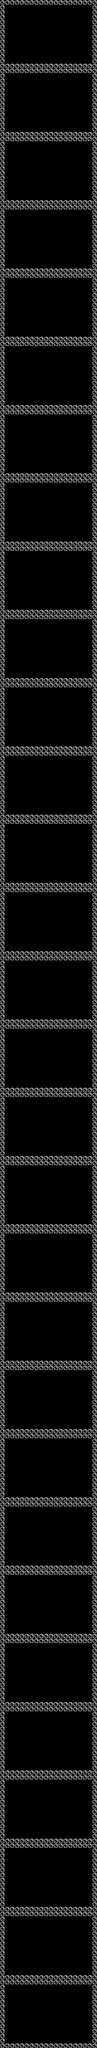

A level layout from a 2D game, rendered from its tile map. Below: a short description, then the map file with tile-grid data replaced by summaries:
An orthogonal 20x420 tile map with 16x16 px tiles, 1 tile layer (map_layer), 2 tilesets and 65 objects.

<map version="1.10" tiledversion="1.11.2" orientation="orthogonal" renderorder="right-down" width="20" height="420" tilewidth="16" tileheight="16" infinite="0" nextlayerid="3" nextobjectid="79">
 <tileset firstgid="1" source="ceres_tiles.tsx" />
 <tileset firstgid="3" source="enemy_markers.tsx" />
 <layer id="1" name="map_layer" width="20" height="420">
  <data>[8400 cells, 1920 non-empty, 1 distinct tile ids]</data>
 </layer>
 <objectgroup id="2" name="enemy_layer">
  <object id="1" gid="5" x="-31" y="6313" width="24" height="24">
   <properties>
    <property name="damage" type="int" value="1" />
    <property name="enemy_type" type="int" value="0" />
    <property name="exportPosition" type="bool" value="true" />
    <property name="speed" type="float" value="3" />
   </properties>
  </object>
  <object id="2" gid="5" x="328.333" y="6313" width="24" height="24">
   <properties>
    <property name="damage" type="int" value="1" />
    <property name="enemy_type" type="int" value="0" />
    <property name="exportPosition" type="bool" value="true" />
    <property name="speed" type="float" value="3" />
   </properties>
  </object>
  <object id="3" gid="5" x="-31.1665" y="6088.5" width="24" height="24">
   <properties>
    <property name="damage" type="int" value="1" />
    <property name="enemy_type" type="int" value="0" />
    <property name="exportPosition" type="bool" value="true" />
    <property name="speed" type="float" value="3" />
   </properties>
  </object>
  <object id="4" gid="5" x="328.167" y="6088.5" width="24" height="24">
   <properties>
    <property name="damage" type="int" value="1" />
    <property name="enemy_type" type="int" value="0" />
    <property name="exportPosition" type="bool" value="true" />
    <property name="speed" type="float" value="3" />
   </properties>
  </object>
  <object id="5" gid="5" x="-31.1665" y="5864.5" width="24" height="24">
   <properties>
    <property name="damage" type="int" value="1" />
    <property name="enemy_type" type="int" value="0" />
    <property name="exportPosition" type="bool" value="true" />
    <property name="speed" type="float" value="3" />
   </properties>
  </object>
  <object id="6" gid="5" x="328.167" y="5864.5" width="24" height="24">
   <properties>
    <property name="damage" type="int" value="1" />
    <property name="enemy_type" type="int" value="0" />
    <property name="exportPosition" type="bool" value="true" />
    <property name="speed" type="float" value="3" />
   </properties>
  </object>
  <object id="7" gid="5" x="-31.1665" y="5640.5" width="24" height="24">
   <properties>
    <property name="damage" type="int" value="1" />
    <property name="enemy_type" type="int" value="0" />
    <property name="exportPosition" type="bool" value="true" />
    <property name="speed" type="float" value="3" />
   </properties>
  </object>
  <object id="8" gid="5" x="328.167" y="5640.5" width="24" height="24">
   <properties>
    <property name="damage" type="int" value="1" />
    <property name="enemy_type" type="int" value="0" />
    <property name="exportPosition" type="bool" value="true" />
    <property name="speed" type="float" value="3" />
   </properties>
  </object>
  <object id="9" gid="5" x="-31.1665" y="5416.5" width="24" height="24">
   <properties>
    <property name="damage" type="int" value="1" />
    <property name="enemy_type" type="int" value="0" />
    <property name="exportPosition" type="bool" value="true" />
    <property name="speed" type="float" value="3" />
   </properties>
  </object>
  <object id="10" gid="5" x="328.167" y="5416.5" width="24" height="24">
   <properties>
    <property name="damage" type="int" value="1" />
    <property name="enemy_type" type="int" value="0" />
    <property name="exportPosition" type="bool" value="true" />
    <property name="speed" type="float" value="3" />
   </properties>
  </object>
  <object id="11" gid="5" x="-31.1665" y="5193" width="24" height="24">
   <properties>
    <property name="damage" type="int" value="1" />
    <property name="enemy_type" type="int" value="0" />
    <property name="exportPosition" type="bool" value="true" />
    <property name="speed" type="float" value="3" />
   </properties>
  </object>
  <object id="12" gid="5" x="328.167" y="5193" width="24" height="24">
   <properties>
    <property name="damage" type="int" value="1" />
    <property name="enemy_type" type="int" value="0" />
    <property name="exportPosition" type="bool" value="true" />
    <property name="speed" type="float" value="3" />
   </properties>
  </object>
  <object id="13" gid="5" x="-31.667" y="4984" width="24" height="24">
   <properties>
    <property name="damage" type="int" value="1" />
    <property name="enemy_type" type="int" value="0" />
    <property name="exportPosition" type="bool" value="true" />
    <property name="speed" type="float" value="3" />
   </properties>
  </object>
  <object id="14" gid="5" x="327.667" y="4984" width="24" height="24">
   <properties>
    <property name="damage" type="int" value="1" />
    <property name="enemy_type" type="int" value="0" />
    <property name="exportPosition" type="bool" value="true" />
    <property name="speed" type="float" value="3" />
   </properties>
  </object>
  <object id="15" gid="5" x="-31.667" y="4745" width="24" height="24">
   <properties>
    <property name="damage" type="int" value="1" />
    <property name="enemy_type" type="int" value="0" />
    <property name="exportPosition" type="bool" value="true" />
    <property name="speed" type="float" value="3" />
   </properties>
  </object>
  <object id="16" gid="5" x="327.667" y="4745" width="24" height="24">
   <properties>
    <property name="damage" type="int" value="1" />
    <property name="enemy_type" type="int" value="0" />
    <property name="exportPosition" type="bool" value="true" />
    <property name="speed" type="float" value="3" />
   </properties>
  </object>
  <object id="17" gid="5" x="-31.667" y="4520" width="24" height="24">
   <properties>
    <property name="damage" type="int" value="1" />
    <property name="enemy_type" type="int" value="0" />
    <property name="exportPosition" type="bool" value="true" />
    <property name="speed" type="float" value="3" />
   </properties>
  </object>
  <object id="18" gid="5" x="327.667" y="4520" width="24" height="24">
   <properties>
    <property name="damage" type="int" value="1" />
    <property name="enemy_type" type="int" value="0" />
    <property name="exportPosition" type="bool" value="true" />
    <property name="speed" type="float" value="3" />
   </properties>
  </object>
  <object id="19" gid="5" x="-31.167" y="4295" width="24" height="24">
   <properties>
    <property name="damage" type="int" value="1" />
    <property name="enemy_type" type="int" value="0" />
    <property name="exportPosition" type="bool" value="true" />
    <property name="speed" type="float" value="3" />
   </properties>
  </object>
  <object id="20" gid="5" x="328.167" y="4295" width="24" height="24">
   <properties>
    <property name="damage" type="int" value="1" />
    <property name="enemy_type" type="int" value="0" />
    <property name="exportPosition" type="bool" value="true" />
    <property name="speed" type="float" value="3" />
   </properties>
  </object>
  <object id="24" gid="5" x="322.25" y="4545" width="24" height="24">
   <properties>
    <property name="damage" type="int" value="1" />
    <property name="enemy_type" type="int" value="0" />
    <property name="exportPosition" type="bool" value="true" />
    <property name="speed" type="float" value="3" />
   </properties>
  </object>
  </objectgroup>
</map>
<!-- 44 of 65 objects omitted -->
